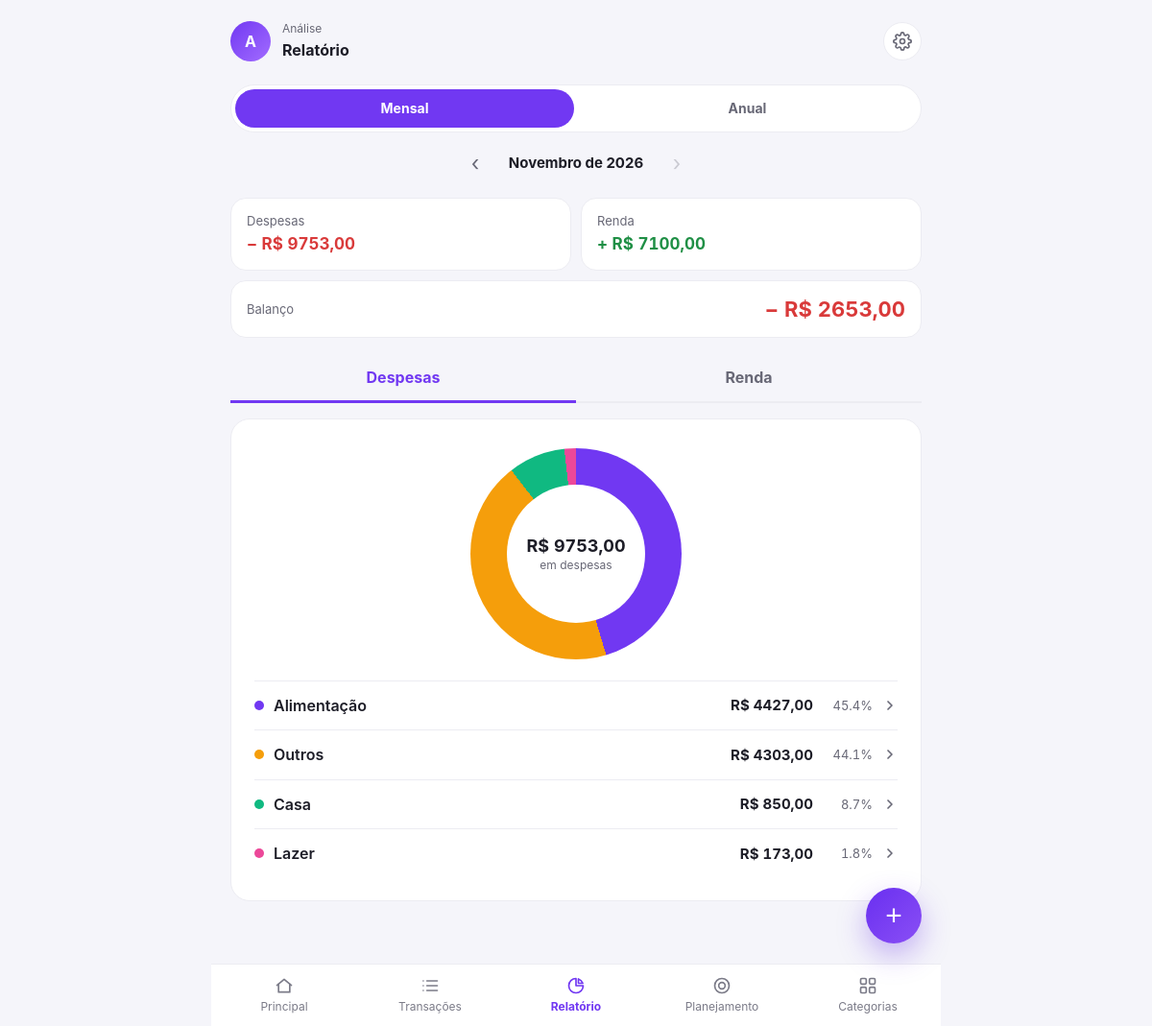
Screenshot of /relatorio (signed in) with the database file from the repository.
### tables this page shows
CREATE TABLE usuarios (
            id INTEGER PRIMARY KEY AUTOINCREMENT,
            nome TEXT NOT NULL,
            email TEXT NOT NULL UNIQUE,
            senha_hash TEXT NOT NULL,
            criado_em TIMESTAMP DEFAULT CURRENT_TIMESTAMP
        );

CREATE TABLE transacoes (
            id INTEGER PRIMARY KEY AUTOINCREMENT,
            usuario_id INTEGER NOT NULL,
            tipo TEXT NOT NULL,
            descricao TEXT NOT NULL,
            valor REAL NOT NULL,
            categoria TEXT NOT NULL,
            conta TEXT DEFAULT 'Carteira',
            data TEXT NOT NULL, origem TEXT, subcategoria TEXT, observacao TEXT,
            FOREIGN KEY (usuario_id)
                REFERENCES usuarios(id)
        );

### app.py (the view, shortened to what this page needs)
@app.route("/relatorio")
@login_required
def relatorio():
    uid = session["usuario_id"]
    hoje = date.today()
    modo = "anual" if request.args.get("modo") == "anual" else "mensal"
    aba = "receita" if request.args.get("aba") == "receita" else "despesa"
    p = request.args.get("p", "")
    if modo == "mensal":
        ref = primeiro_dia_do_mes(p)
        chave, tam = ref.strftime("%Y-%m"), 7
        titulo = f"{MESES[ref.month - 1]} de {ref.year}"
        anterior = deslocar_mes(ref, -1).strftime("%Y-%m")
        proximo = deslocar_mes(ref, 1).strftime("%Y-%m") if ref < hoje.replace(day=1) else None
    do_periodo = [t for t in buscar_transacoes(uid) if str(t["data"])[:tam] == chave]
    resumo = calcular_resumo(do_periodo)
    itens, total = agrupar_relatorio(do_periodo, aba)
    return render_template(
        "relatorio.html",
        modo=modo, aba=aba, p=chave, titulo=titulo,
        anterior=anterior, proximo=proximo,
        resumo=resumo, itens=itens, total=total,
    )

### app.py (called while the page is built)
@app.template_filter("brl")
def brl(valor):
    texto = f"{float(valor or 0):.2f}"
    return texto.replace(",", "X").replace(".", ",").replace("X", ".")

def login_required(func):
    @wraps(func)
    def wrapper(*args, **kwargs):
        if "usuario_id" not in session:
            return redirect(url_for("login"))
        conexao = conectar()
        g.usuario = conexao.execute(
            "SELECT * FROM usuarios WHERE id = ?", (session["usuario_id"],)
        ).fetchone()
        conexao.close()
        if g.usuario is None:
            session.clear()
            return redirect(url_for("login"))
        aplicar_salario(g.usuario["id"])
        return func(*args, **kwargs)
    return wrapper

@app.context_processor
def injetar_usuario():
    usuario = g.get("usuario")
    contas = [c["nome"] for c in listar_contas(usuario["id"])] if usuario else []
    cats = listar_categorias(usuario["id"]) if usuario else []
    return {
        "usuario": usuario,
        "categorias_opcoes": [c["nome"] for c in cats],
        "categorias_arvore": {c["nome"]: [s["nome"] for s in c["subs"]] for c in cats},
        "contas_opcoes": contas,
        "tipos_conta": TIPOS_CONTA,
        "hoje": date.today().isoformat(),
    }

def primeiro_dia_do_mes(texto):
    try:
        ano, mes = (int(p) for p in texto.split("-"))
        return date(ano, mes, 1)
    except (AttributeError, ValueError):
        return date.today().replace(day=1)

def deslocar_mes(d, n):
    indice = d.month - 1 + n
    return date(d.year + indice // 12, indice % 12 + 1, 1)

def calcular_resumo(transacoes):
    receitas = sum(t["valor"] for t in transacoes if t["tipo"] == "receita")
    despesas = sum(t["valor"] for t in transacoes if t["tipo"] == "despesa")
    return {"receitas": receitas, "despesas": despesas, "saldo": receitas - despesas}

### database/banco.py (called while the page is built)
def conectar():
    conexao = sqlite3.connect(BANCO)
    conexao.row_factory = sqlite3.Row
    return conexao

def buscar_transacoes(usuario_id):
    conexao = conectar()
    linhas = conexao.execute("""
        SELECT * FROM transacoes WHERE usuario_id = ?
        ORDER BY data DESC, id DESC
    """, (usuario_id,)).fetchall()
    conexao.close()
    return linhas

### templates/relatorio.html (shortened to what this page needs)
<!DOCTYPE html>
<html lang="pt-BR">
<head>
    <link rel="stylesheet" href="{{ url_for('static', filename='css/dashboard.css') }}">
</head>
<body>
<div class="app">
{% set topo_sub = 'Análise' %}{% set topo_titulo = 'Relatório' %}
{% include '_topo.html' %}
<main>
<nav class="segmento" aria-label="Tipo de relatório">
    <a href="{{ url_for('relatorio', modo='mensal', aba=aba) }}" class="{{ 'ativo' if modo == 'mensal' }}">Mensal</a>
    <a href="{{ url_for('relatorio', modo='anual', aba=aba) }}" class="{{ 'ativo' if modo == 'anual' }}">Anual</a>
</nav>
<nav class="mes-navegacao" aria-label="Escolher período" style="padding-top:0">
    <a href="{{ url_for('relatorio', modo=modo, aba=aba, p=anterior) }}" aria-label="Período anterior">‹</a>
    <strong>{{ titulo }}</strong>
    {% if proximo %}
        <a href="{{ url_for('relatorio', modo=modo, aba=aba, p=proximo) }}" aria-label="Próximo período">›</a>
    {% else %}
        <a href="#" aria-disabled="true" aria-label="Próximo período">›</a>
    {% endif %}
</nav>
<section class="rel-resumo">
    <div><span>Despesas</span><strong class="valor-despesa">− R$ {{ resumo.despesas|brl }}</strong></div>
    <div><span>Renda</span><strong class="valor-receita">+ R$ {{ resumo.receitas|brl }}</strong></div>
    <div class="rel-balanco">
        <span>Balanço</span>
        <strong class="{{ 'valor-receita' if resumo.saldo >= 0 else 'valor-despesa' }}">
            {{ '+' if resumo.saldo >= 0 else '−' }} R$ {{ resumo.saldo|abs|brl }}
        </strong>
    </div>
</section>
<nav class="abas" aria-label="Tipo de movimentação">
    <a href="{{ url_for('relatorio', modo=modo, aba='despesa', p=p) }}" class="{{ 'ativo' if aba == 'despesa' }}">Despesas</a>
    <a href="{{ url_for('relatorio', modo=modo, aba='receita', p=p) }}" class="{{ 'ativo' if aba == 'receita' }}">Renda</a>
</nav>
<section class="card">
{% if itens %}
    <div class="rel-donut"
         role="img" aria-label="Gráfico por categoria"
         style="background: conic-gradient({% for c in itens %}{{ c.cor }} {{ '%.2f'|format(c.inicio) }}% {{ '%.2f'|format(c.fim) }}%{% if not loop.last %}, {% endif %}{% endfor %});">
        <div class="rel-donut-centro">
            <strong>R$ {{ total|brl }}</strong>
            <span>{{ 'em despesas' if aba == 'despesa' else 'em renda' }}</span>
        </div>
    </div>
    <div class="rel-lista">
    {% for c in itens %}
        <details class="rel-item">
            <summary>
                <span class="bolinha" style="background: {{ c.cor }}"></span>
                <span class="rel-nome">{{ c.nome }}</span>
                <span class="rel-valor">R$ {{ c.valor|brl }}</span>
                <span class="rel-pct">{{ '%.1f'|format(c.pct) }}%</span>
                <svg viewBox="0 0 24 24" aria-hidden="true"><path d="m9 6 6 6-6 6"/></svg>
            </summary>
        </details>
    {% endfor %}
    </div>
{% else %}
    <div class="vazio">
        <strong>Nada por aqui em {{ titulo }}</strong>
        <span>{{ 'Nenhuma despesa registrada.' if aba == 'despesa' else 'Nenhuma renda registrada.' }}</span>
    </div>
{% endif %}
</section>
</main>
{% include '_menu.html' %}
{% include '_modal.html' %}
</div>
</body>
</html>

### templates/_topo.html (shortened to what this page needs)
<header class="dashboard-topo">
    <div class="perfil">
        <a href="{{ url_for('mais') }}" class="avatar" aria-label="Configurações">{{ usuario["nome"][0].upper() }}</a>
        <div>
            <span>{{ topo_sub }}</span>
            <strong>{{ topo_titulo }}</strong>
        </div>
    </div>
    <div class="acoes-topo">
        <a href="{{ url_for('mais') }}" class="icone-btn" aria-label="Configurações">
        </a>
    </div>
</header>

### templates/_menu.html
<nav class="menu-inferior" aria-label="Navegação principal">
    <a href="{{ url_for('dashboard') }}" {% if request.endpoint == 'dashboard' %}class="ativo" aria-current="page"{% endif %}>
        <svg viewBox="0 0 24 24"><path d="M3 11.5 12 4l9 7.5"/><path d="M5 10v10h14V10"/></svg>
        <span>Principal</span>
    </a>
    <a href="{{ url_for('transacoes') }}" {% if request.endpoint == 'transacoes' %}class="ativo" aria-current="page"{% endif %}>
        <svg viewBox="0 0 24 24"><path d="M8 6h13M8 12h13M8 18h13"/><path d="M3.5 6h.01M3.5 12h.01M3.5 18h.01"/></svg>
        <span>Transações</span>
    </a>
    <a href="{{ url_for('relatorio') }}" {% if request.endpoint == 'relatorio' %}class="ativo" aria-current="page"{% endif %}>
        <svg viewBox="0 0 24 24"><path d="M21 12A9 9 0 1 1 12 3v9Z"/><path d="M15 3.5A9 9 0 0 1 20.5 9H15Z"/></svg>
        <span>Relatório</span>
    </a>
    <a href="{{ url_for('planejamento') }}" {% if request.endpoint == 'planejamento' %}class="ativo" aria-current="page"{% endif %}>
        <svg viewBox="0 0 24 24"><circle cx="12" cy="12" r="9"/><circle cx="12" cy="12" r="4"/></svg>
        <span>Planejamento</span>
    </a>
    <a href="{{ url_for('categorias') }}" {% if request.endpoint == 'categorias' %}class="ativo" aria-current="page"{% endif %}>
        <svg viewBox="0 0 24 24"><rect x="3" y="3" width="7" height="7" rx="1.5"/><rect x="14" y="3" width="7" height="7" rx="1.5"/><rect x="3" y="14" width="7" height="7" rx="1.5"/><rect x="14" y="14" width="7" height="7" rx="1.5"/></svg>
        <span>Categorias</span>
    </a>
</nav>

### templates/_modal.html (shortened to what this page needs)
<button type="button" id="fab" class="botao-add" onclick="alternarFab()" aria-label="Adicionar" aria-expanded="false">+</button>

### rows the page displays
usuarios: nome "A"
transacoes: nome "Alimentação", valor|brl "4427,00", pct "45.4"
transacoes: nome "Outros", valor|brl "4303,00", pct "44.1"
transacoes: nome "Casa", valor|brl "850,00", pct "8.7"
transacoes: nome "Lazer", valor|brl "173,00", pct "1.8"

### other values shown
{{ topo_sub }} "Análise"
{{ topo_titulo }} "Relatório"
{{ titulo }} "Novembro de 2026"
{{ resumo.despesas|brl }} "9753,00"
{{ resumo.receitas|brl }} "7100,00"
{{ '+' if resumo.saldo >= 0 else '−' }} "−"
{{ resumo.saldo|abs|brl }} "2653,00"
{{ total|brl }} "9753,00"
{{ 'em despesas' if aba == 'despesa' else 'em renda' }} "em despesas"
